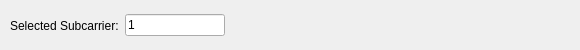
<?xml version="1.0" encoding="UTF-8"?>
<ui version="4.0">
 <class>scatter_ctrl</class>
 <widget class="QWidget" name="scatter_ctrl">
  <property name="geometry">
   <rect>
    <x>0</x>
    <y>0</y>
    <width>580</width>
    <height>50</height>
   </rect>
  </property>
  <property name="minimumSize">
   <size>
    <width>580</width>
    <height>50</height>
   </size>
  </property>
  <property name="windowTitle">
   <string>Form</string>
  </property>
  <widget class="QWidget" name="layoutWidget">
   <property name="geometry">
    <rect>
     <x>10</x>
     <y>10</y>
     <width>557</width>
     <height>31</height>
    </rect>
   </property>
   <layout class="QHBoxLayout" name="horizontalLayout">
    <item>
     <widget class="QLabel" name="label">
      <property name="text">
       <string>Selected Subcarrier:</string>
      </property>
     </widget>
    </item>
    <item>
     <widget class="QLineEdit" name="lineEdit_subc">
      <property name="minimumSize">
       <size>
        <width>70</width>
        <height>0</height>
       </size>
      </property>
      <property name="maximumSize">
       <size>
        <width>100</width>
        <height>16777215</height>
       </size>
      </property>
      <property name="text">
       <string>1</string>
      </property>
      <property name="maxLength">
       <number>3</number>
      </property>
     </widget>
    </item>
    <item>
     <spacer name="horizontalSpacer">
      <property name="orientation">
       <enum>Qt::Horizontal</enum>
      </property>
      <property name="sizeHint" stdset="0">
       <size>
        <width>40</width>
        <height>20</height>
       </size>
      </property>
     </spacer>
    </item>
   </layout>
  </widget>
 </widget>
 <resources/>
 <connections/>
</ui>
